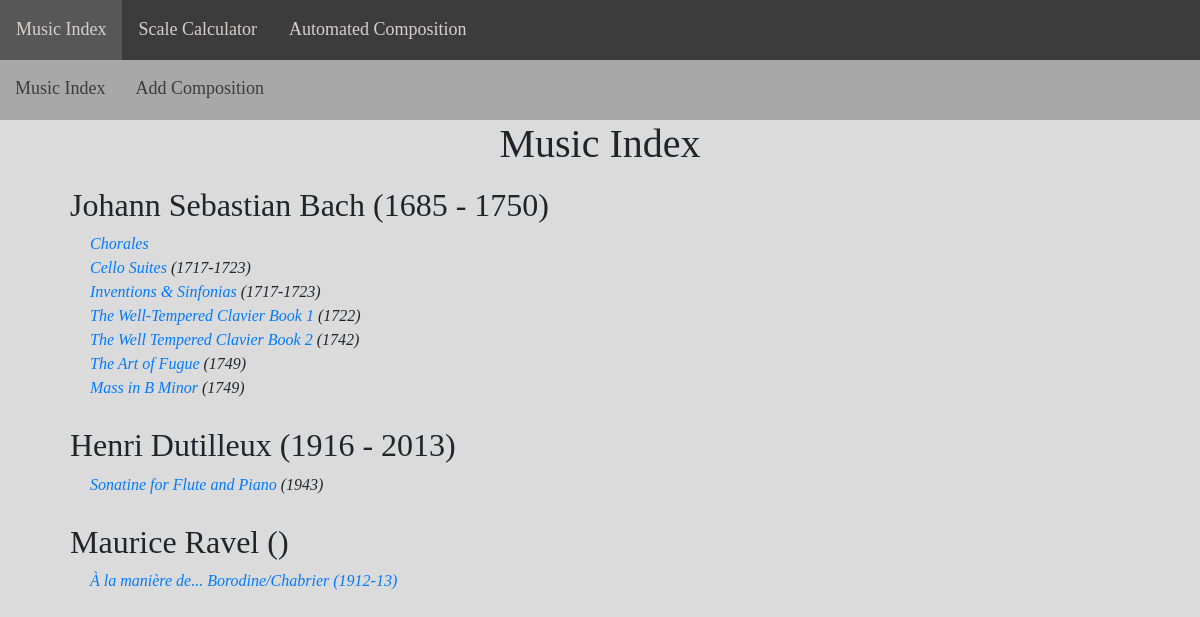
/index, run on the app's committed database.
### website/models.py (models this page shows)
class Composer(db.Model):
    id = db.Column(db.Integer, primary_key=True)
    name = db.Column(db.String(25), nullable=False, unique=True)
    lifetime = db.Column(db.Integer)
    style = db.Column(db.String(20))
    compositions = db.relationship('Composition', backref='composer', lazy=True)

class Composition(db.Model):
    id = db.Column(db.Integer, primary_key=True)
    composer_id = db.Column(db.Integer, db.ForeignKey('composer.id'), nullable=False)
    title = db.Column(db.String(255), nullable=False)
    year = db.Column(db.String(50))
    url = db.Column(db.String(255), unique=True, nullable=False)

### website/routes.py (the view)
@routes.route('/index')
def index():
    composers = Composer.query.all()
    composers = sorted(composers, key=lambda composer: composer.name.split()[-1].lower())
    composers_data = []
    for composer in composers:
        compositions = Composition.query.filter_by(composer_id=composer.id).order_by(Composition.year).all()
        id = composer.id
        name = composer.name
        lifetime = composer.lifetime
        composers_data.append({
            'id' : id,
            'name': name,
            'lifetime' : lifetime,
            'compositions': compositions
        })
    return render_template('index.html', composers_data=composers_data, user=current_user)

### website/templates/index.html (shortened to what this page needs)
{% extends "base.html" %}
{% block content %}
<head>
  <link rel="stylesheet" href="{{ url_for('static', filename='index.css') }}">
</head>
  <div class="navbar-main">
    <a class="nav-item nav-link" id="index" href="/index">Music Index</a>
    <a class="nav-item nav-link" id="scales" href="/scales">Scale Calculator</a>
    <a class="nav-item nav-link" id="composer" href="/composer">Automated Composition</a>
  </div>
    <div class="navbar-two">
      <a class="nav-item nav-link" id="index" href="/index">Music Index</a>
      <a class="nav-item nav-link" id="add" href="/index/add">Add Composition</a>
    </div>
<h1 align="center">Music Index</h1>
<div>
  {% for composer_data in composers_data %}
  <div class="composer-container">
    <h2>
      {{ composer_data['name'] }} ({{ composer_data['lifetime'] }})
    </h2>
    <ul>
      {% for composition in composer_data['compositions'] %}
      <li>
        {% if composition.url %}
        <a href="{{ composition.url }}" target="_blank">{{ composition.title }}</a>
        {% else %} {{ composition.title }} {% endif %}
        {% if composition.year %} ({{ composition.year }}) {% endif %}
      </li>
      {% endfor %}
    </ul>
  </div>
  {% endfor %}
</div>
{% endblock %}

### website/templates/base.html (shortened to what this page needs)
<!DOCTYPE html>
<html lang="en">
  <head>
    {% block head %}
    <link
      rel="stylesheet"
      href="https://stackpath.bootstrapcdn.com/bootstrap/4.4.1/css/bootstrap.min.css"
    />
    <link rel="stylesheet" href="{{ url_for('static', filename='global.css') }}">
    <link rel="stylesheet" href="https://cdnjs.cloudflare.com/ajax/libs/font-awesome/6.4.2/css/all.min.css">
{% endblock %}
  </head>
  <body>
    <div class="container-fluid">
      {% block content %}{% endblock %}
    </div>
  </body>
</html>

### website/static/global.css (style rules this page uses)
.navbar-main { display: flex; width: 100%; height: 60px; background-color: #3d3c3c; }
.navbar-main .nav-link { color: rgb(212, 208, 208); font-size: 18px; text-decoration: none; padding: 16px; font-family: "Times New Roman", Times, serif; }
.navbar-two { display: flex; width: 100%; height: 60px; background-color: #a8a8a8; }
.navbar-two .nav-link { color: #3d3c3c; font-size: 18px; text-decoration: none; padding: 15px; font-family: "Times New Roman", Times, serif; }

### website/static/index.css (style rules this page uses)
.container-fluid { width: 100vw; padding: 0; margin: 0; }
ul { list-style-type: none; padding-left: 20px; font-style: italic; }
.composer-container { padding-top: 10px; padding-left: 70px; }
body { font-family: "Times New Roman", Times, serif; background-color: hsl(0, 0%, 86%); }

### data on the page
Composer: name "Johann Sebastian Bach", lifetime "1685 - 1750"
Composition: title "Chorales"
Composition: title "Cello Suites", year "1717-1723"
Composition: title "Inventions & Sinfonias", year "1717-1723"
Composition: title "The Well-Tempered Clavier Book 1", year "1722"
Composition: title "The Well Tempered Clavier Book 2", year "1742"
Composition: title "The Art of Fugue", year "1749"
Composition: title "Mass in B Minor", year "1749"
Composer: name "Henri Dutilleux", lifetime "1916 - 2013"
Composition: title "Sonatine for Flute and Piano", year "1943"
Composer: name "Maurice Ravel"
Composition: title "À la manière de... Borodine/Chabrier (1912-13)"
